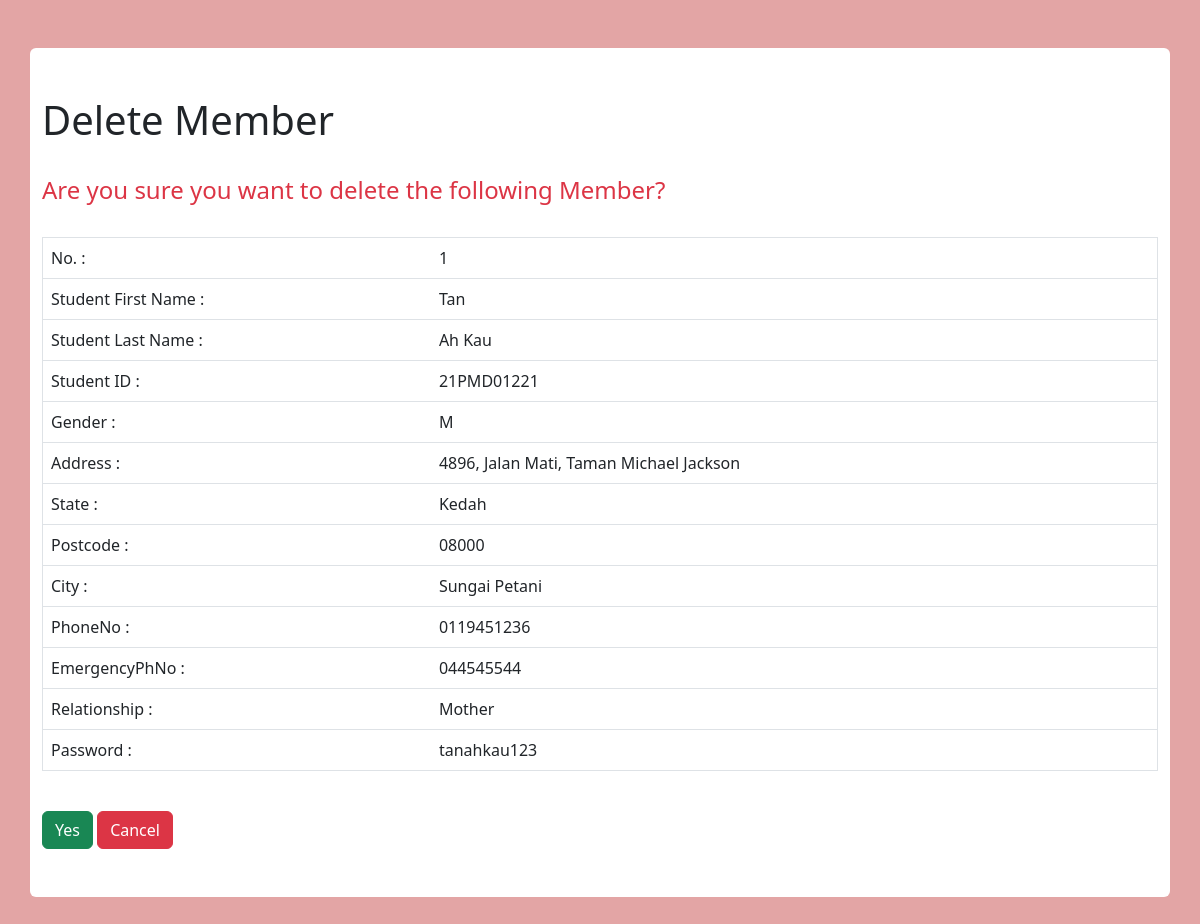
The app's page /ComputerScienceSociety/delMemberDB.php?id=1 with its own data.
### tables this page shows
CREATE TABLE `member` (
  `No` int(100) NOT NULL,
  `StudentFirstName` char(20) NOT NULL,
  `StudentLastName` char(50) NOT NULL,
  `StudentID` varchar(10) NOT NULL,
  `Gender` varchar(1) NOT NULL,
  `Address` char(100) NOT NULL,
  `State` char(15) NOT NULL,
  `Postcode` varchar(5) NOT NULL,
  `City` char(20) NOT NULL,
  `PhoneNo` char(11) NOT NULL,
  `EmergencyPhNo` char(11) NOT NULL,
  `Relationship` char(20) NOT NULL,
  `Password` char(30) NOT NULL
);

### ComputerScienceSociety/delMemberDB.php (the view, shortened to what this page needs)
<!DOCTYPE html>
<html>
    <head>
        <link href="https://cdn.jsdelivr.net/npm/bootstrap@5.2.0/dist/css/bootstrap.min.css" rel="stylesheet">
        <link rel="stylesheet" href="https://cdnjs.cloudflare.com/ajax/libs/font-awesome/5.15.4/css/all.min.css" />
    </head>
<body>
<div class="container my-5 bg-white pt-5 pb-5 rounded">
    <h1>Delete Member</h1>
    <?php
    if ($_SERVER['REQUEST_METHOD'] == 'GET')
    {
        $id = trim($_GET['id']);
        $con = new mysqli(DB_HOST, DB_USER, DB_PASS, DB_NAME);
        $sql = "SELECT * FROM member WHERE No = '$id'";
        $result = $con->query($sql);
        if ($row = $result->fetch_object())
        {
            $no  = $row->No;
            $studentFirstName    = $row->StudentFirstName;
            $studentLastName   = $row->StudentLastName;
            $studentID  = $row->StudentID;
            $gender  = $row->Gender;
            $address  = $row->Address;
            $state  = $row->State;
            $postcode  = $row->Postcode;
            $city  = $row->City;
            $phoneNo = $row->PhoneNo;
            $emergencyPhNo  = $row->EmergencyPhNo;
            $relationship  = $row->Relationship;
            $password  = $row->Password;
            printf('
                <p class="h4 text-danger py-4">
                    Are you sure you want to delete the following Member?
                </p>
                <table border="1" cellpadding="5" cellspacing="0" class="table">
                    <tr>
                        <td>No.   :</td>
                        <td>%s</td>
                    </tr>
                    <tr>
                        <td>Student First Name  :</td>
                        <td>%s</td>
                    </tr>
                    <tr>
                        <td>Student Last Name    :</td>
                        <td>%s</td>
                    </tr>
                    <tr>
                        <td>Student ID    :</td>
                        <td>%s</td>
                    </tr>
                    <tr>
                        <td>Gender    :</td>
                        <td>%s</td>
                    </tr>
                    <tr>
                        <td>Address   :</td>
                        <td>%s</td>
                    </tr>
                    <tr>
                        <td>State  :</td>
                        <td>%s</td>
                    </tr>
                    <tr>
                        <td>Postcode   :</td>
                        <td>%s</td>
                    </tr>
                    <tr>
                        <td>City   :</td>
                        <td>%s</td>
                    </tr>
                    <tr>
                        <td>PhoneNo   :</td>
                        <td>%s</td>
                    </tr>
                    <tr>
                        <td>EmergencyPhNo    :</td>
                        <td>%s</td>
                    </tr>
                    <tr>
                        <td>Relationship    :</td>
                        <td>%s</td>
                    </tr>
                    <tr>
                        <td>Password    :</td>
                        <td>%s</td>
                    </tr>
                </table><br/>
                <form action="" method="post">
                    <input class="btn btn-success" type="submit" name="yes" value="Yes" />
                    <input class="btn btn-danger" type="button" value="Cancel" onclick="location=\'adminMember.php\'" />
                </form>',
                $no, $studentFirstName, $studentLastName, $studentID, $gender, $address, $state, $postcode, $city, $phoneNo, $emergencyPhNo, $relationship, $password, $no, $studentFirstName);
        }
    }
    ?>
</div>
</body>
</html>

### ComputerScienceSociety/delMemberDB.php (style rules this page uses)
body { background-color: rgb(201, 76, 76, 0.5); }

### records on screen
member: No "1", StudentFirstName "Tan", StudentLastName "Ah Kau", StudentID "21PMD01221", Gender "M", Address "4896, Jalan Mati, Taman Michael Jackson", State "Kedah", Postcode "08000", City "Sungai Petani", PhoneNo "0119451236", EmergencyPhNo "044545544", Relationship "Mother", Password "tanahkau123"
